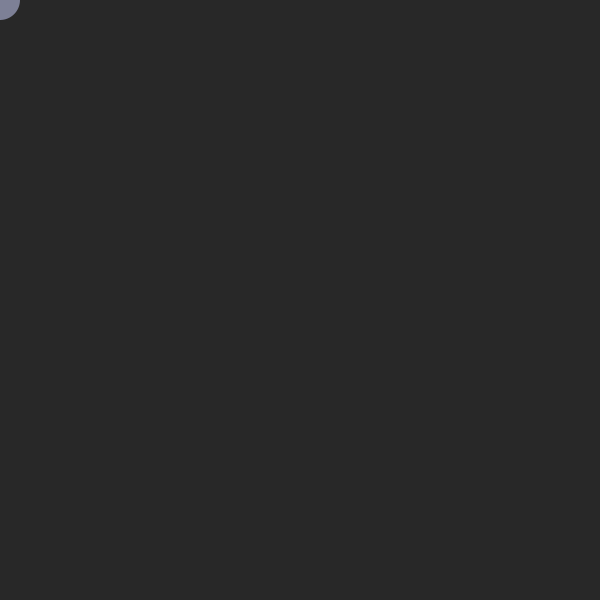
Frame 1 (no input)
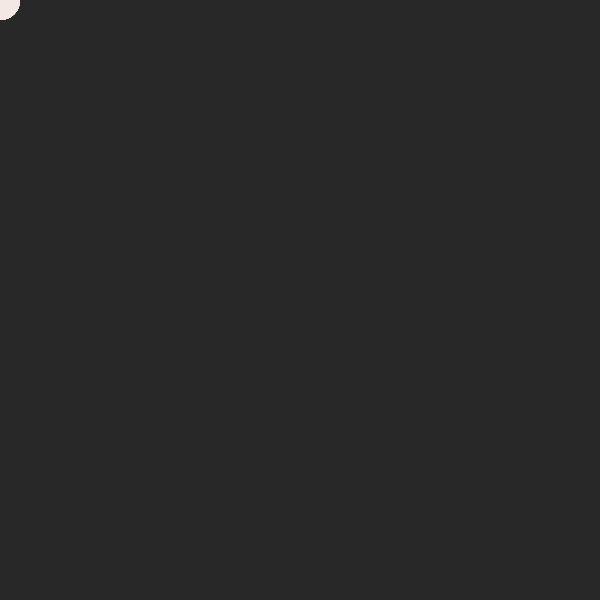
Frame 60 (the mouse pressed at the canvas centre just before this capture)
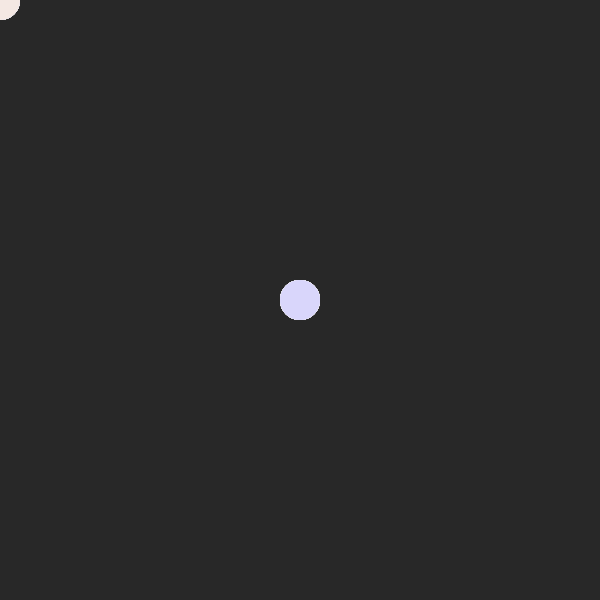
Frame 120 (the mouse held since frame 60 and released just before this capture)

The Processing sketch that drew these frames (run headless with seeded random() and noise(); from frame 60 on, the mouse is pressed at the canvas centre):

// Processing sketch: processing_56001
// ── processing_56001.pde

//Eun Elaine Na
//YSDN Interactivity Design Winter 2012

void setup() {
  size (600,600);
  background (40); 
  smooth();
  colorMode(HSB); 
}

void draw (){
noStroke();
fill(random (255), 50, 255, 130); 
ellipseMode(CENTER);
ellipse(mouseX,mouseY,40,40);

}

void mouseDragged() {
    //under the circle .. rectangle will be there when mousedragged
    fill (random (mouseX), random (mouseY),150,100);
    rect (mouseX,mouseY,50,50); 
  }
